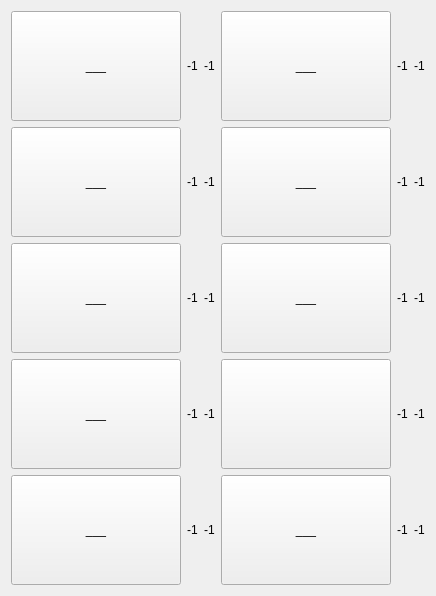
      <widget class="QWidget" name="HireArmy_tab">
       <attribute name="title">
        <string>Hire soldiers</string>
       </attribute>
       <layout class="QGridLayout" name="gridLayout_3">
        <item row="0" column="0">
         <layout class="QHBoxLayout" name="horizontalLayout_2">
          <property name="sizeConstraint">
           <enum>QLayout::SetFixedSize</enum>
          </property>
          <item>
           <layout class="QVBoxLayout" name="verticalLayout_4">
            <property name="sizeConstraint">
             <enum>QLayout::SetFixedSize</enum>
            </property>
            <item>
             <widget class="QPushButton" name="soldier_btn_1">
              <property name="minimumSize">
               <size>
                <width>170</width>
                <height>110</height>
               </size>
              </property>
              <property name="text">
               <string>___</string>
              </property>
             </widget>
            </item>
            <item>
             <widget class="QPushButton" name="soldier_btn_2">
              <property name="minimumSize">
               <size>
                <width>170</width>
                <height>110</height>
               </size>
              </property>
              <property name="text">
               <string>___</string>
              </property>
             </widget>
            </item>
            <item>
             <widget class="QPushButton" name="soldier_btn_3">
              <property name="minimumSize">
               <size>
                <width>170</width>
                <height>110</height>
               </size>
              </property>
              <property name="text">
               <string>___</string>
              </property>
             </widget>
            </item>
            <item>
             <widget class="QPushButton" name="soldier_btn_4">
              <property name="minimumSize">
               <size>
                <width>170</width>
                <height>110</height>
               </size>
              </property>
              <property name="text">
               <string>___</string>
              </property>
             </widget>
            </item>
            <item>
             <widget class="QPushButton" name="soldier_btn_5">
              <property name="minimumSize">
               <size>
                <width>170</width>
                <height>110</height>
               </size>
              </property>
              <property name="text">
               <string>___</string>
              </property>
             </widget>
            </item>
           </layout>
          </item>
          <item>
           <layout class="QVBoxLayout" name="verticalLayout_5">
            <property name="sizeConstraint">
             <enum>QLayout::SetFixedSize</enum>
            </property>
            <item>
             <widget class="QLabel" name="soldier_dmg_lbl_1">
              <property name="styleSheet">
               <string notr="true">font: 75 bold 10pt &quot;PMingLiU-ExtB&quot;;</string>
              </property>
              <property name="text">
               <string>-1</string>
              </property>
              <property name="alignment">
               <set>Qt::AlignCenter</set>
              </property>
              <property name="wordWrap">
               <bool>true</bool>
              </property>
             </widget>
            </item>
            <item>
             <widget class="QLabel" name="soldier_dmg_lbl_2">
              <property name="styleSheet">
               <string notr="true">font: 75 bold 10pt &quot;PMingLiU-ExtB&quot;;</string>
              </property>
              <property name="text">
               <string>-1</string>
              </property>
              <property name="alignment">
               <set>Qt::AlignCenter</set>
              </property>
              <property name="wordWrap">
               <bool>true</bool>
              </property>
             </widget>
            </item>
            <item>
             <widget class="QLabel" name="soldier_dmg_lbl_3">
              <property name="styleSheet">
               <string notr="true">font: 75 bold 10pt &quot;PMingLiU-ExtB&quot;;</string>
              </property>
              <property name="text">
               <string>-1</string>
              </property>
              <property name="alignment">
               <set>Qt::AlignCenter</set>
              </property>
              <property name="wordWrap">
               <bool>true</bool>
              </property>
             </widget>
            </item>
            <item>
             <widget class="QLabel" name="soldier_dmg_lbl_4">
              <property name="styleSheet">
               <string notr="true">font: 75 bold 10pt &quot;PMingLiU-ExtB&quot;;</string>
              </property>
              <property name="text">
               <string>-1</string>
              </property>
              <property name="alignment">
               <set>Qt::AlignCenter</set>
              </property>
              <property name="wordWrap">
               <bool>true</bool>
              </property>
             </widget>
            </item>
            <item>
             <widget class="QLabel" name="soldier_dmg_lbl_5">
              <property name="styleSheet">
               <string notr="true">font: 75 bold 10pt &quot;PMingLiU-ExtB&quot;;</string>
              </property>
              <property name="text">
               <string>-1</string>
              </property>
              <property name="alignment">
               <set>Qt::AlignCenter</set>
              </property>
              <property name="wordWrap">
               <bool>true</bool>
              </property>
             </widget>
            </item>
           </layout>
          </item>
          <item>
           <layout class="QVBoxLayout" name="verticalLayout_6">
            <property name="sizeConstraint">
             <enum>QLayout::SetFixedSize</enum>
            </property>
            <item>
             <widget class="QLabel" name="soldier_price_lbl_1">
              <property name="styleSheet">
               <string notr="true">font: 75 bold 10pt &quot;PMingLiU-ExtB&quot;;</string>
              </property>
              <property name="text">
               <string>-1</string>
              </property>
              <property name="alignment">
               <set>Qt::AlignCenter</set>
              </property>
              <property name="wordWrap">
               <bool>true</bool>
              </property>
             </widget>
            </item>
            <item>
             <widget class="QLabel" name="soldier_price_lbl_2">
              <property name="styleSheet">
               <string notr="true">font: 75 bold 10pt &quot;PMingLiU-ExtB&quot;;</string>
              </property>
              <property name="text">
               <string>-1</string>
              </property>
              <property name="alignment">
               <set>Qt::AlignCenter</set>
              </property>
              <property name="wordWrap">
               <bool>true</bool>
              </property>
             </widget>
            </item>
            <item>
             <widget class="QLabel" name="soldier_price_lbl_3">
              <property name="styleSheet">
               <string notr="true">font: 75 bold 10pt &quot;PMingLiU-ExtB&quot;;</string>
              </property>
              <property name="text">
               <string>-1</string>
              </property>
              <property name="alignment">
               <set>Qt::AlignCenter</set>
              </property>
              <property name="wordWrap">
               <bool>true</bool>
              </property>
             </widget>
            </item>
            <item>
             <widget class="QLabel" name="soldier_price_lbl_4">
              <property name="styleSheet">
               <string notr="true">font: 75 bold 10pt &quot;PMingLiU-ExtB&quot;;</string>
              </property>
              <property name="text">
               <string>-1</string>
              </property>
              <property name="alignment">
               <set>Qt::AlignCenter</set>
              </property>
              <property name="wordWrap">
               <bool>true</bool>
              </property>
             </widget>
            </item>
            <item>
             <widget class="QLabel" name="soldier_price_lbl_5">
              <property name="styleSheet">
               <string notr="true">font: 75 bold 10pt &quot;PMingLiU-ExtB&quot;;</string>
              </property>
              <property name="text">
               <string>-1</string>
              </property>
              <property name="alignment">
               <set>Qt::AlignCenter</set>
              </property>
              <property name="wordWrap">
               <bool>true</bool>
              </property>
             </widget>
            </item>
           </layout>
          </item>
         </layout>
        </item>
        <item row="0" column="1">
         <layout class="QHBoxLayout" name="horizontalLayout_4">
          <property name="sizeConstraint">
           <enum>QLayout::SetFixedSize</enum>
          </property>
          <item>
           <layout class="QVBoxLayout" name="verticalLayout_7">
            <property name="sizeConstraint">
             <enum>QLayout::SetFixedSize</enum>
            </property>
            <item>
             <widget class="QPushButton" name="soldier_btn_6">
              <property name="minimumSize">
               <size>
                <width>170</width>
                <height>110</height>
               </size>
              </property>
              <property name="text">
               <string>___</string>
              </property>
             </widget>
            </item>
            <item>
             <widget class="QPushButton" name="soldier_btn_7">
              <property name="minimumSize">
               <size>
                <width>170</width>
                <height>110</height>
               </size>
              </property>
              <property name="text">
               <string>___</string>
              </property>
             </widget>
            </item>
            <item>
             <widget class="QPushButton" name="soldier_btn_8">
              <property name="minimumSize">
               <size>
                <width>170</width>
                <height>110</height>
               </size>
              </property>
              <property name="text">
               <string>___</string>
              </property>
             </widget>
            </item>
            <item>
             <widget class="QPushButton" name="soldier_btn_9">
              <property name="minimumSize">
               <size>
                <width>170</width>
                <height>110</height>
               </size>
              </property>
              <property name="text">
               <string/>
              </property>
             </widget>
            </item>
            <item>
             <widget class="QPushButton" name="soldier_btn_10">
              <property name="minimumSize">
               <size>
                <width>170</width>
                <height>110</height>
               </size>
              </property>
              <property name="text">
               <string>___</string>
              </property>
             </widget>
            </item>
           </layout>
          </item>
          <item>
           <layout class="QVBoxLayout" name="verticalLayout_8">
            <property name="sizeConstraint">
             <enum>QLayout::SetFixedSize</enum>
            </property>
            <item>
             <widget class="QLabel" name="soldier_dmg_lbl_6">
              <property name="styleSheet">
               <string notr="true">font: 75 bold 10pt &quot;PMingLiU-ExtB&quot;;</string>
              </property>
              <property name="text">
               <string>-1</string>
              </property>
              <property name="alignment">
               <set>Qt::AlignCenter</set>
              </property>
              <property name="wordWrap">
               <bool>true</bool>
              </property>
             </widget>
            </item>
            <item>
             <widget class="QLabel" name="soldier_dmg_lbl_7">
              <property name="styleSheet">
               <string notr="true">font: 75 bold 10pt &quot;PMingLiU-ExtB&quot;;</string>
              </property>
              <property name="text">
               <string>-1</string>
              </property>
              <property name="alignment">
               <set>Qt::AlignCenter</set>
              </property>
              <property name="wordWrap">
               <bool>true</bool>
              </property>
             </widget>
            </item>
            <item>
             <widget class="QLabel" name="soldier_dmg_lbl_8">
              <property name="styleSheet">
               <string notr="true">font: 75 bold 10pt &quot;PMingLiU-ExtB&quot;;</string>
              </property>
              <property name="text">
               <string>-1</string>
              </property>
              <property name="alignment">
               <set>Qt::AlignCenter</set>
              </property>
              <property name="wordWrap">
               <bool>true</bool>
              </property>
             </widget>
            </item>
            <item>
             <widget class="QLabel" name="soldier_dmg_lbl_9">
              <property name="styleSheet">
               <string notr="true">font: 75 bold 10pt &quot;PMingLiU-ExtB&quot;;</string>
              </property>
              <property name="text">
               <string>-1</string>
              </property>
              <property name="alignment">
               <set>Qt::AlignCenter</set>
              </property>
              <property name="wordWrap">
               <bool>true</bool>
              </property>
             </widget>
            </item>
            <item>
             <widget class="QLabel" name="soldier_dmg_lbl_10">
              <property name="styleSheet">
               <string notr="true">font: 75 bold 10pt &quot;PMingLiU-ExtB&quot;;</string>
              </property>
              <property name="text">
               <string>-1</string>
              </property>
              <property name="alignment">
               <set>Qt::AlignCenter</set>
              </property>
              <property name="wordWrap">
               <bool>true</bool>
              </property>
             </widget>
            </item>
           </layout>
          </item>
          <item>
           <layout class="QVBoxLayout" name="verticalLayout_9">
            <property name="sizeConstraint">
             <enum>QLayout::SetFixedSize</enum>
            </property>
            <item>
             <widget class="QLabel" name="soldier_price_lbl_6">
              <property name="styleSheet">
               <string notr="true">font: 75 bold 10pt &quot;PMingLiU-ExtB&quot;;</string>
              </property>
              <property name="text">
               <string>-1</string>
              </property>
              <property name="alignment">
               <set>Qt::AlignCenter</set>
              </property>
              <property name="wordWrap">
               <bool>true</bool>
              </property>
             </widget>
            </item>
            <item>
             <widget class="QLabel" name="soldier_price_lbl_7">
              <property name="styleSheet">
               <string notr="true">font: 75 bold 10pt &quot;PMingLiU-ExtB&quot;;</string>
              </property>
              <property name="text">
               <string>-1</string>
              </property>
              <property name="alignment">
               <set>Qt::AlignCenter</set>
              </property>
              <property name="wordWrap">
               <bool>true</bool>
              </property>
             </widget>
            </item>
            <item>
             <widget class="QLabel" name="soldier_price_lbl_8">
              <property name="styleSheet">
               <string notr="true">font: 75 bold 10pt &quot;PMingLiU-ExtB&quot;;</string>
              </property>
              <property name="text">
               <string>-1</string>
              </property>
              <property name="alignment">
               <set>Qt::AlignCenter</set>
              </property>
              <property name="wordWrap">
               <bool>true</bool>
              </property>
             </widget>
            </item>
            <item>
             <widget class="QLabel" name="soldier_price_lbl_9">
              <property name="styleSheet">
               <string notr="true">font: 75 bold 10pt &quot;PMingLiU-ExtB&quot;;</string>
              </property>
              <property name="text">
               <string>-1</string>
              </property>
              <property name="alignment">
               <set>Qt::AlignCenter</set>
              </property>
              <property name="wordWrap">
               <bool>true</bool>
              </property>
             </widget>
            </item>
            <item>
             <widget class="QLabel" name="soldier_price_lbl_10">
              <property name="styleSheet">
               <string notr="true">font: 75 bold 10pt &quot;PMingLiU-ExtB&quot;;</string>
              </property>
              <property name="text">
               <string>-1</string>
              </property>
              <property name="alignment">
               <set>Qt::AlignCenter</set>
              </property>
              <property name="wordWrap">
               <bool>true</bool>
              </property>
             </widget>
            </item>
           </layout>
          </item>
         </layout>
        </item>
       </layout>
      </widget>
